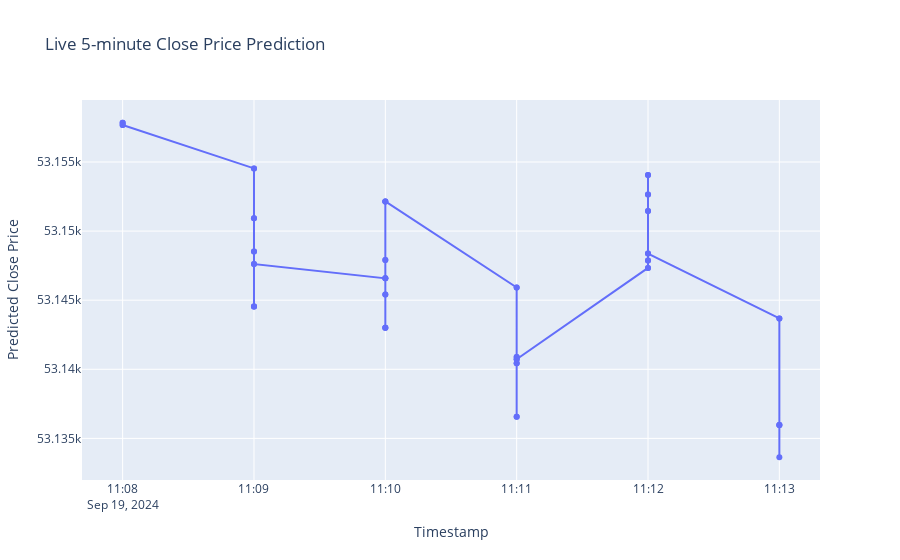

Notebook code cell kept with this figure:
### Code cell
import yfinance as yf
import numpy as np
import pandas as pd
from sklearn.preprocessing import MinMaxScaler
import time
import plotly.graph_objects as go
from tensorflow.keras.models import load_model
from IPython.display import display, clear_output

# Load your trained model
model_5min = load_model('model_5min.h5')

# Fetch historical Bank Nifty data to fit the scaler (so it matches your training)
ticker = "^NSEBANK"
historical_data = yf.download(ticker, period='5d', interval='5m')

# Preprocess the historical data
if not historical_data.empty:
    historical_data = historical_data[['Open', 'High', 'Low', 'Close']]
    scaler = MinMaxScaler(feature_range=(0, 1))

    # Fit the scaler only on historical data
    scaled_historical_data = scaler.fit_transform(historical_data)
else:
    print("No historical data found!")

# Initialize the figure for live plotting
fig = go.Figure()

# Add a trace for predicted price
fig.add_trace(go.Scatter(x=[], y=[], mode='lines+markers', name='Predicted Price'))

# Configure the layout of the graph
fig.update_layout(
    title="Live 5-minute Close Price Prediction",
    xaxis_title="Timestamp",
    yaxis_title="Predicted Close Price",
    hovermode="x unified"
)

# Display the initial graph
fig.show()

# Initialize empty lists to store timestamps and predicted prices
timestamps = []
predicted_prices = []

# Function for live prediction
def predict_live_data():
    while True:
        # Fetch and preprocess live data (1 minute intervals)
        live_data = yf.download(ticker, period='1d', interval='1m')

        # Check if live data is empty
        if live_data.empty:
            print("No live data found! Skipping this cycle.")
            time.sleep(1)  # Wait 1 minute and try again
            continue

        # Preprocess live data
        live_data = live_data[['Open', 'High', 'Low', 'Close']]

        # Apply the scaler
        try:
            scaled_live_data = scaler.transform(live_data)
        except ValueError as e:
            print(f"Error scaling live data: {e}")
            time.sleep(1)  # Wait 1 minute and try again
            continue

        # Use the last 60 data points for prediction
        if len(scaled_live_data) < 60:
            print("Not enough data for prediction! Waiting for more data.")
            time.sleep(60)
            continue

        X_live = np.array([scaled_live_data[-60:]])

        # Reshape to match the LSTM model's input shape
        X_live = np.reshape(X_live, (X_live.shape[0], X_live.shape[1], 4))

        # Make prediction
        predicted_price = model_5min.predict(X_live)

        # Inverse transform to get the actual predicted price
        predicted_price = scaler.inverse_transform([[0, 0, 0, predicted_price[0][0]]])[0][3]

        # Get the current timestamp
        current_time = live_data.index[-1]

        # Append the predicted price and timestamp to the lists
        timestamps.append(current_time)
        predicted_prices.append(predicted_price)

        # Output predicted price
        print(f"Predicted 5-minute Close Price: {predicted_price}")

        # Update the graph with the new data (without creating a new graph)
        fig.data[0].x = timestamps
        fig.data[0].y = predicted_prices
        
        # Clear the previous plot and display the updated graph
        clear_output(wait=True)
        display(fig)

        # Wait for 1 minute before running the prediction again
        time.sleep(5)

# Start the live prediction and graph update
predict_live_data()

### Figure 1 — Plotly figure (JSON) as saved in the notebook; plotly's stock layout.template omitted (floating-point values rounded to 4 significant figures)
{"data": [{"mode": "lines+markers", "name": "Predicted Price", "type": "scatter", "x": ["2024-09-19T11:08:00+05:30", "2024-09-19T11:08:00+05:30", "2024-09-19T11:08:00+05:30", "2024-09-19T11:08:00+05:30", "2024-09-19T11:09:00+05:30", "2024-09-19T11:09:00+05:30", "2024-09-19T11:09:00+05:30", "2024-09-19T11:09:00+05:30", "2024-09-19T11:09:00+05:30", "2024-09-19T11:09:00+05:30", "2024-09-19T11:09:00+05:30", "2024-09-19T11:09:00+05:30", "2024-09-19T11:09:00+05:30", "2024-09-19T11:09:00+05:30", "2024-09-19T11:09:00+05:30", "2024-09-19T11:10:00+05:30", "2024-09-19T11:10:00+05:30", "2024-09-19T11:10:00+05:30", "2024-09-19T11:10:00+05:30", "2024-09-19T11:10:00+05:30", "2024-09-19T11:10:00+05:30", "2024-09-19T11:10:00+05:30", "2024-09-19T11:10:00+05:30", "2024-09-19T11:10:00+05:30", "2024-09-19T11:10:00+05:30", "2024-09-19T11:10:00+05:30", "2024-09-19T11:10:00+05:30", "2024-09-19T11:10:00+05:30", "2024-09-19T11:11:00+05:30", "2024-09-19T11:11:00+05:30", "2024-09-19T11:11:00+05:30", "2024-09-19T11:11:00+05:30", "2024-09-19T11:11:00+05:30", "2024-09-19T11:11:00+05:30", "2024-09-19T11:11:00+05:30", "2024-09-19T11:11:00+05:30", "2024-09-19T11:11:00+05:30", "2024-09-19T11:11:00+05:30", "2024-09-19T11:12:00+05:30", "2024-09-19T11:12:00+05:30", "2024-09-19T11:12:00+05:30", "2024-09-19T11:12:00+05:30", "2024-09-19T11:12:00+05:30", "2024-09-19T11:12:00+05:30", "2024-09-19T11:12:00+05:30", "2024-09-19T11:12:00+05:30", "2024-09-19T11:12:00+05:30", "2024-09-19T11:12:00+05:30", "2024-09-19T11:12:00+05:30", "2024-09-19T11:12:00+05:30", "2024-09-19T11:13:00+05:30", "2024-09-19T11:13:00+05:30", "2024-09-19T11:13:00+05:30", "2024-09-19T11:13:00+05:30", "2024-09-19T11:13:00+05:30", "2024-09-19T11:13:00+05:30"], "y": [53160.0, 53160.0, 53160.0, 53160.0, 53150.0, 53150.0, 53150.0, 53150.0, 53150.0, 53150.0, 53140.0, 53140.0, 53140.0, 53150.0, 53150.0, 53150.0, 53150.0, 53150.0, 53140.0, 53140.0, 53140.0, 53150.0, 53150.0, 53150.0, 53150.0, 53150.0, 53150.0, 53150.0, 53150.0, 53150.0, 53140.0, 53140.0, 53140.0, 53140.0, 53140.0, 53140.0, 53140.0, 53140.0, 53150.0, 53150.0, 53150.0, 53150.0, 53150.0, 53150.0, 53150.0, 53150.0, 53150.0, 53150.0, 53150.0, 53150.0, 53140.0, 53140.0, 53140.0, 53140.0, 53140.0, 53130.0]}], "layout": {"autosize": true, "hovermode": "x unified", "title": {"text": "Live 5-minute Close Price Prediction"}, "xaxis": {"autorange": true, "range": ["2024-09-19 11:07:41.5428", "2024-09-19 11:13:18.4572"], "title": {"text": "Timestamp"}, "type": "date"}, "yaxis": {"autorange": true, "range": [53130.0, 53160.0], "title": {"text": "Predicted Close Price"}, "type": "linear"}}}
